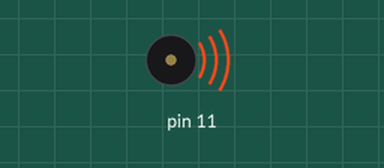
This sketch was run on a simulated Arduino Uno, built with avr-gcc and run on an emulated ATmega328P. Shown: buzzer (waves = sounding).

Above: at 0.2 s.
Timing chart, 0 to 3.0 s (numbered marks = the images above):
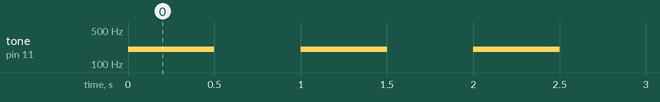

The sketch:

latihanBuzzer2.ino
```cpp
//Buzzer with tone().
//sketch created by Akshay Joseph
void setup() {
pinMode(11,OUTPUT);
}

void loop() {
tone(11,200);
delay(500);
noTone(11);
 delay(500);
}
```

Measured:
- by itself, tone on pin 11: alternates 200 Hz for 0.50 s and silent for 0.50 s
